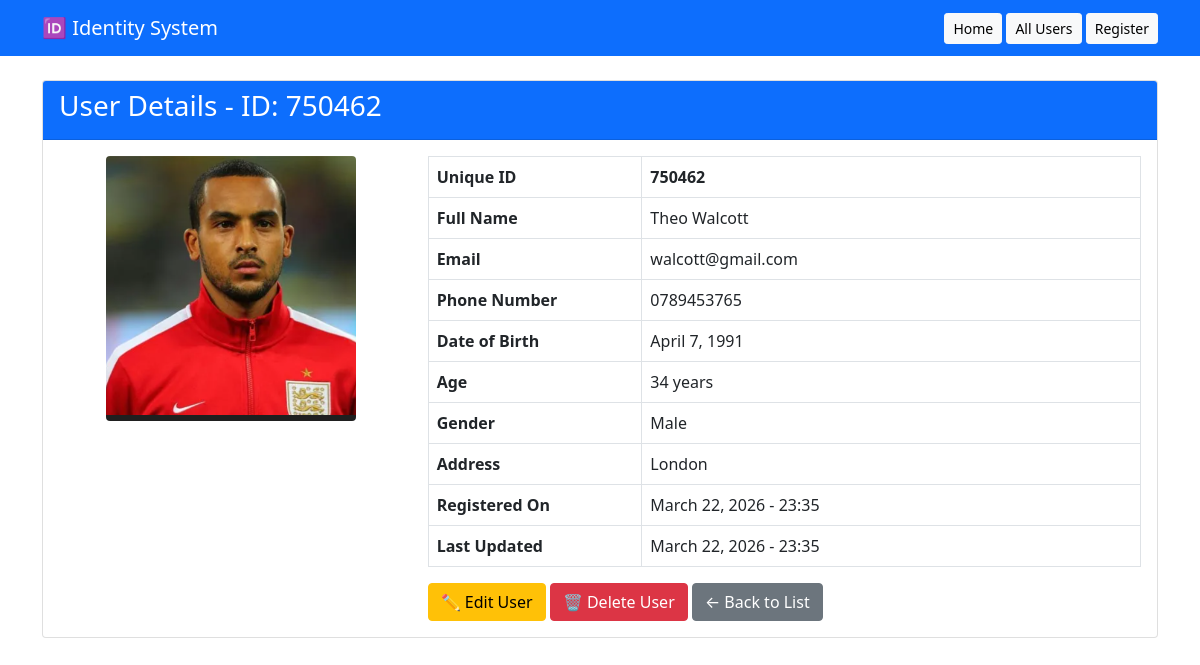
The page /user/2/ on the database its author committed.
### users/models.py (models this page shows, shortened)
class User(models.Model):
    GENDER_CHOICES = [
        ('M', 'Male'),
        ('F', 'Female'),
        ('O', 'Other'),
    ]
    first_name = models.CharField(max_length=50)
    last_name = models.CharField(max_length=50)
    email = models.EmailField()
    phone_number = models.CharField(max_length=15)  # Changed from 'phone'
    date_of_birth = models.DateField()
    address = models.TextField()
    gender = models.CharField(max_length=10, choices=GENDER_CHOICES)
    photo = models.ImageField(upload_to='photos/', blank=True, null=True)
    unique_hash = models.CharField(max_length=64, unique=True, blank=True)
    user_number = models.IntegerField(unique=True, blank=True, null=True)
    created_at = models.DateTimeField(auto_now_add=True)
    updated_at = models.DateTimeField(auto_now=True)
    @property
    def unique_id(self):
        return str(self.user_number) if self.user_number else ""
    @property
    def age(self):
        today = date.today()
        return today.year - self.date_of_birth.year - (
            (today.month, today.day) < (self.date_of_birth.month, self.date_of_birth.day)
        )

### users/views.py (the view)
# urls.py: path('user/<int:pk>/', views.user_detail, name='user_detail'),
def user_detail(request, pk):
    user = get_object_or_404(User, pk=pk)
    return render(request, 'users/user_detail.html', {'user': user})

### users/templates/users/user_detail.html (shortened to what this page needs)
<!DOCTYPE html>
<html>
<head>
    <link href="https://cdn.jsdelivr.net/npm/bootstrap@5.1.3/dist/css/bootstrap.min.css" rel="stylesheet">
</head>
<body>
    <nav class="navbar navbar-dark bg-primary mb-4">
        <div class="container">
            <a class="navbar-brand" href="/">🆔 Identity System</a>
            <div>
                <a class="btn btn-light btn-sm" href="/">Home</a>
                <a class="btn btn-light btn-sm" href="/users/">All Users</a>
                <a class="btn btn-light btn-sm" href="/register/">Register</a>
            </div>
        </div>
    </nav>
    <div class="container">
        <div class="card">
            <div class="card-header bg-primary text-white">
                <h3>User Details - ID: {{ user.unique_id }}</h3>
            </div>
            <div class="card-body">
                <div class="row">
                    <div class="col-md-4 text-center">
                        {% if user.photo %}
                        <img src="{{ user.photo.url }}" alt="{{ user.first_name }}" class="img-fluid rounded mb-3" style="max-width: 250px;">
                        {% else %}
                        <div class="bg-secondary text-white p-5 rounded mb-3">
                            <h1>{{ user.first_name.0 }}{{ user.last_name.0 }}</h1>
                        </div>
                        {% endif %}
                    </div>
                    <div class="col-md-8">
                        <table class="table table-bordered">
                            <tr>
                                <th width="30%">Unique ID</th>
                                <td><strong>{{ user.unique_id }}</strong></td>
                            </tr>
                            <tr>
                                <th>Full Name</th>
                                <td>{{ user.first_name }} {{ user.last_name }}</td>
                            </tr>
                            <tr>
                                <th>Email</th>
                                <td>{{ user.email }}</td>
                            </tr>
                            <tr>
                                <th>Phone Number</th>
                                <td>{{ user.phone_number }}</td>
                            </tr>
                            <tr>
                                <th>Date of Birth</th>
                                <td>{{ user.date_of_birth }}</td>
                            </tr>
                            <tr>
                                <th>Age</th>
                                <td>{{ user.age }} years</td>
                            </tr>
                            <tr>
                                <th>Gender</th>
                                <td>{{ user.get_gender_display }}</td>
                            </tr>
                            <tr>
                                <th>Address</th>
                                <td>{{ user.address }}</td>
                            </tr>
                            <tr>
                                <th>Registered On</th>
                                <td>{{ user.created_at|date:"F d, Y - H:i" }}</td>
                            </tr>
                            <tr>
                                <th>Last Updated</th>
                                <td>{{ user.updated_at|date:"F d, Y - H:i" }}</td>
                            </tr>
                        </table>
                        <div class="mt-3">
                            <a href="/user/{{ user.pk }}/edit/" class="btn btn-warning">✏️ Edit User</a>
                            <a href="/user/{{ user.pk }}/delete/" class="btn btn-danger">🗑️ Delete User</a>
                            <a href="/users/" class="btn btn-secondary">← Back to List</a>
                        </div>
                    </div>
                </div>
            </div>
        </div>
    </div>
</body>
</html>

### rows shown on the page
User: unique_id "750462", photo (picture), first_name "Theo", last_name "Walcott", email "walcott@gmail.com", phone_number "0789453765", date_of_birth "April 7, 1991", age "34", gender "Male", address "London", created_at "March 22, 2026 - 23:35", updated_at "March 22, 2026 - 23:35"
